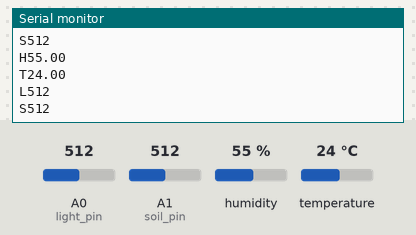
The sketch below on a simulated Arduino Uno, built with avr-gcc and run on an emulated ATmega328P. Parts: the last lines printed to the serial monitor. Inputs (shaded band) come from the test bench; at power-on: humidity 55 %, A0 (light_pin) = 512, A1 (soil_pin) = 512, temperature 24 °C.

Above: at 1.8 s.
1.9 s: humidity set to 22 %
3.4 s: A0 (light_pin) set to 716
At 4.7 s:
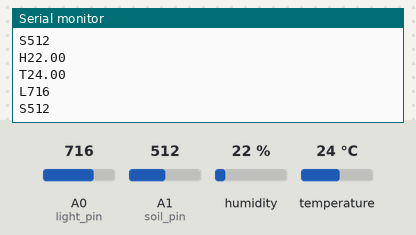
4.9 s: A1 (soil_pin) set to 716
At 5.5 s:
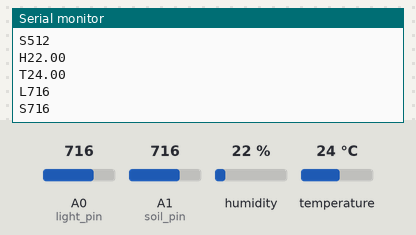
6.4 s: temperature set to 12 °C
At 7.7 s:
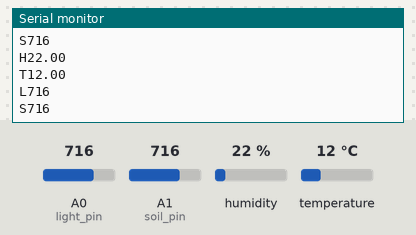
7.9 s: A0 (light_pin) set to 992
At 9.1 s:
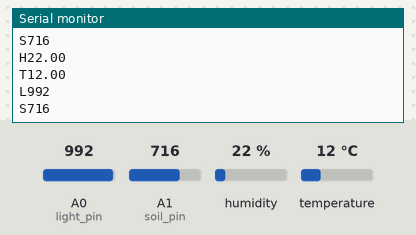
9.4 s: A1 (soil_pin) set to 992
At 11.1 s:
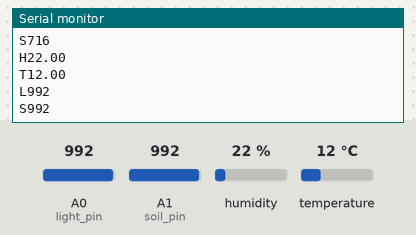
Timing chart, 0 to 11.9 s (numbered marks = the images above; inputs shaded):
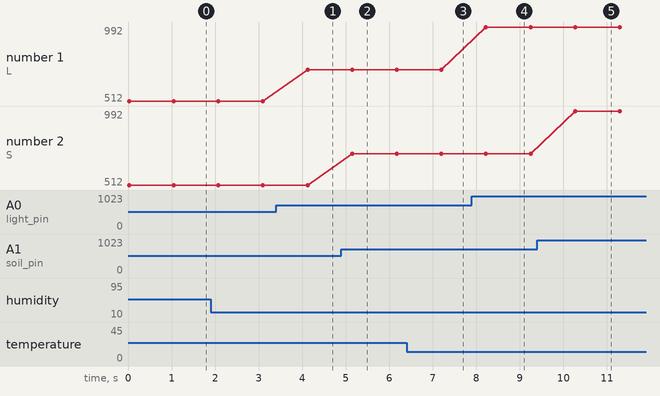

Measured:
- after the input at 3.4 s, the serial monitor: prints a new line after 0.72 s (image 1)
- after the input at 4.9 s, the serial monitor: prints a new line after 0.25 s (image 2)
- after the input at 6.4 s, the serial monitor: prints a new line after 0.80 s (image 3)
- after the input at 7.9 s, the serial monitor: prints a new line after 0.32 s (image 4)
- after the input at 9.4 s, the serial monitor: prints a new line after 0.87 s (image 5)
- plotted number 1: 512 → 716 after the input at 3.4 s, 716 → 992 after the input at 7.9 s

The sketch:

Plant_station.ino
```cpp
#include <dht11.h>

dht11 DHT11;

#define DHT11PIN 2    //przypisanie pinu 2 Arduino jako odczyt z sensora
int light_pin = A0;
int soil_pin = A1;
int light = 0;
int soil = 0;
void setup()
{
  Serial.begin(115200);                    //inicjalizacja monitora szeregowego
  //Serial.println("Program testowy DHT11");
  Serial.println();
}

void loop()
{
  int chk = DHT11.read(DHT11PIN);         //sprawdzenie stanu sensora, a następnie wyświetlenie komunikatu na monitorze szeregowym
  light = analogRead(light_pin);
  soil = analogRead(soil_pin);
  //Serial.print("Wilgotnosc (%): ");              //wyświetlenie wartości wilgotności
  //Serial.print((float)DHT11.humidity, 2);
  //Serial.print("   Temperatura (C): ");           //wyświetlenie temperatury
  //Serial.println((float)DHT11.temperature, 2);
  //Serial.print("   Naświetlenie (%): ");           //wyświetlenie temperatury
  //Serial.println(val);
  Serial.print("H"); //air humidity
  Serial.println((float)DHT11.humidity, 2);
  Serial.print("T"); //temperature
  Serial.println((float)DHT11.temperature, 2);
  Serial.print("L"); //light intensity
  Serial.println(light);
  Serial.print("S");//soil humidity
  Serial.println(soil);

  delay(1000);                                  //opóźnienie między kolejnymi odczytami - 1 s
}
```
